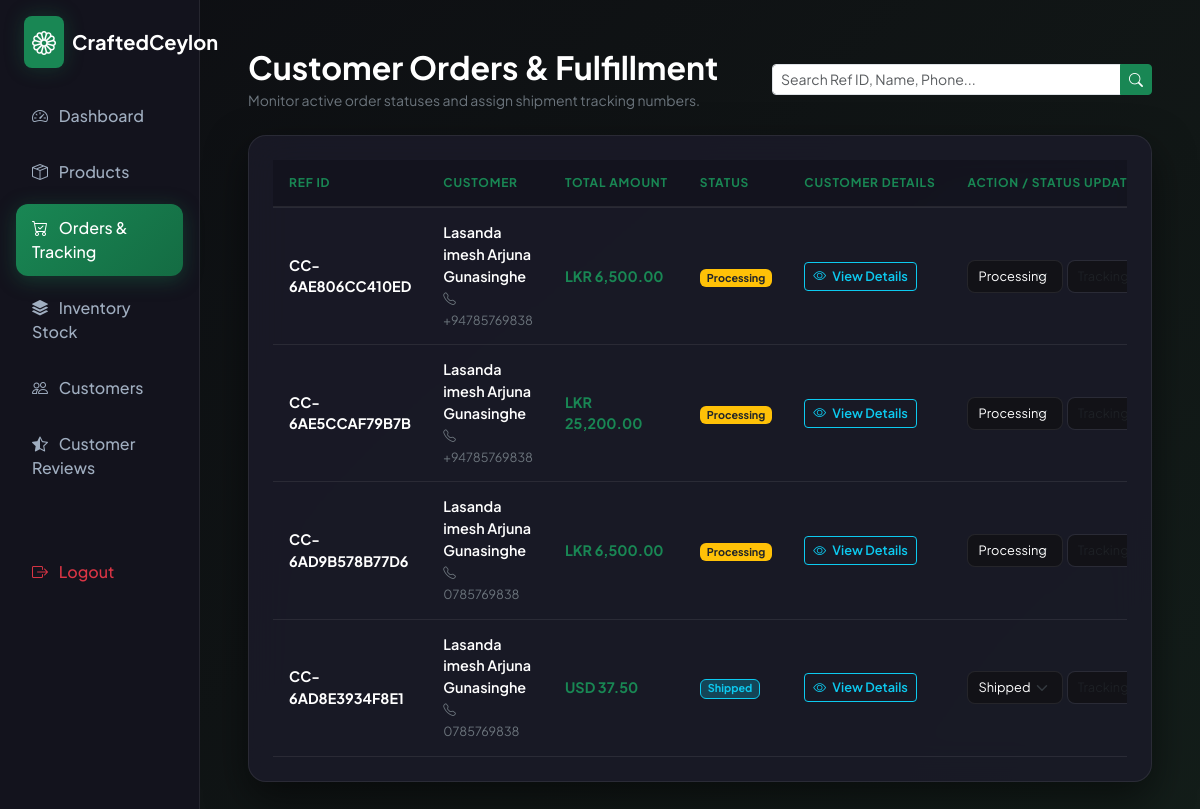
Page /admin/orders.php (signed in) on the committed database.
### tables this page shows
CREATE TABLE `orders` (
  `order_id` int(11) NOT NULL,
  `user_id` int(11) DEFAULT NULL,
  `order_reference` varchar(50) NOT NULL,
  `total_amount` decimal(10,2) NOT NULL,
  `currency_code` varchar(10) DEFAULT 'LKR',
  `shipping_name` varchar(100) NOT NULL,
  `shipping_email` varchar(100) NOT NULL,
  `shipping_phone` varchar(20) NOT NULL,
  `shipping_address` text NOT NULL,
  `city` varchar(50) NOT NULL,
  `postal_code` varchar(20) NOT NULL,
  `shipping_country` varchar(100) NOT NULL,
  `is_gift_wrapped` tinyint(1) DEFAULT 0,
  `gift_wrap_fee` decimal(10,2) DEFAULT 0.00,
  `gift_message` text DEFAULT NULL,
  `order_status` enum('Processing','Shipped','Delivered','Cancelled') DEFAULT 'Processing',
  `tracking_number` varchar(100) DEFAULT NULL,
  `order_date` timestamp NOT NULL DEFAULT current_timestamp()
);

### admin/orders.php (the view, shortened to what this page needs)
<?php
require_once '../config/db.php';
$search_query = isset($_GET['search']) ? trim($_GET['search']) : '';
$sql = "SELECT * FROM orders WHERE 1=1";
if (!empty($search_query)) {
    $escaped_search = $conn->real_escape_string($search_query);
    $sql .= " AND (order_reference LIKE '%$escaped_search%'
                OR shipping_name LIKE '%$escaped_search%'
                OR shipping_phone LIKE '%$escaped_search%')";
} else {
    $sql .= " AND order_status NOT IN ('Delivered', 'Cancelled')";
}
$sql .= " ORDER BY order_date DESC";
$orders_result = $conn->query($sql);
?>
<!DOCTYPE html>
<html lang="en">
<head>
    <link href="https://cdn.jsdelivr.net/npm/bootstrap@5.3.0/dist/css/bootstrap.min.css" rel="stylesheet">
    <link href="https://cdn.jsdelivr.net/npm/bootstrap-icons@1.10.5/font/bootstrap-icons.css" rel="stylesheet">
</head>
<body>
    <div class="container-fluid">
        <div class="row">
            <div class="col-md-3 col-lg-2 sidebar min-vh-100 p-3">
                <div class="d-flex align-items-center gap-2 mb-4 px-2">
                    <div class="bg-success text-white rounded-3 p-2 d-flex align-items-center justify-content-center glow-success">
                        <i class="bi bi-flower1 fs-4"></i>
                    </div>
                    <h5 class="fw-bold text-white mb-0">CraftedCeylon</h5>
                </div>
                <ul class="nav flex-column gap-2">
                    <li class="nav-item">
                        <a href="dashboard.php" class="nav-link">
                            <i class="bi bi-speedometer2 me-2"></i> Dashboard
                        </a>
                    </li>
                    <li class="nav-item">
                        <a href="products.php" class="nav-link">
                            <i class="bi bi-box-seam me-2"></i> Products
                        </a>
                    </li>
                    <li class="nav-item">
                        <a href="orders.php" class="nav-link active">
                            <i class="bi bi-cart-check me-2"></i> Orders & Tracking
                        </a>
                    </li>
                    <li class="nav-item">
                        <a href="inventory.php" class="nav-link">
                            <i class="bi bi-stack me-2"></i> Inventory Stock
                        </a>
                    </li>
                    <li class="nav-item">
                        <a href="customers.php" class="nav-link">
                            <i class="bi bi-people me-2"></i> Customers
                        </a>
                    </li>
                    <li class="nav-item">
                        <a href="reviews.php" class="nav-link">
                            <i class="bi bi-star-half me-2"></i> Customer Reviews
                        </a>
                    </li>
                    <li class="nav-item mt-5">
                        <a href="logout.php" class="nav-link text-danger">
                            <i class="bi bi-box-arrow-right me-2"></i> Logout
                        </a>
                    </li>
                </ul>
            </div>
            <div class="col-md-9 col-lg-10 p-4 p-md-5">
                <div class="d-flex flex-column flex-md-row justify-content-between align-items-center mb-4 gap-3">
                    <div>
                        <h2 class="fw-bold text-white mb-1">Customer Orders & Fulfillment</h2>
                        <p class="text-secondary small mb-0">Monitor active order statuses and assign shipment tracking numbers.</p>
                    </div>
                    <form action="orders.php" method="GET" class="d-flex gap-2" style="width: 100%; max-width: 380px;">
                        <div class="input-group input-group-sm">
                            <input type="text" name="search" class="form-control" placeholder="Search Ref ID, Name, Phone..." value="<?php echo htmlspecialchars($search_query); ?>">
                            <button class="btn btn-success" type="submit"><i class="bi bi-search"></i></button>
                        </div>
                    </form>
                </div>
                <div class="dark-card p-3 p-md-4">
                    <div class="table-responsive">
                        <table class="table table-dark-custom align-middle mb-0">
                            <thead>
                                <tr>
                                    <th>Ref ID</th>
                                    <th>Customer</th>
                                    <th>Total Amount</th>
                                    <th>Status</th>
                                    <th>Customer Details</th>
                                    <th style="min-width: 290px;">Action / Status Update</th>
                                </tr>
                            </thead>
                            <tbody>
                                <?php
                                if ($orders_result && $orders_result->num_rows > 0):
                                    while($order = $orders_result->fetch_assoc()):
                                ?>
                                <tr>
                                    <td class="fw-bold text-white"><?php echo htmlspecialchars($order['order_reference']); ?></td>
                                    <td>
                                        <span class="text-white fw-semibold"><?php echo htmlspecialchars($order['shipping_name'] ?? 'N/A'); ?></span><br>
                                        <small class="text-secondary"><i class="bi bi-telephone me-1"></i><?php echo htmlspecialchars($order['shipping_phone'] ?? 'N/A'); ?></small>
                                    </td>
                                    <td class="fw-bold text-success">
                                        <?php echo htmlspecialchars($order['currency_code'] ?? 'LKR') . ' ' . number_format($order['total_amount'], 2); ?>
                                    </td>
                                    <td>
                                        <?php
                                            $status = $order['order_status'];
                                            $badge_class = 'warning text-dark';
                                            if ($status == 'Shipped') $badge_class = 'info bg-opacity-25 text-info border border-info';
                                            elseif ($status == 'Delivered') $badge_class = 'success bg-opacity-25 text-success border border-success';
                                            elseif ($status == 'Cancelled') $badge_class = 'danger';
                                        ?>
                                        <span class="badge bg-<?php echo $badge_class; ?>">
                                            <?php echo htmlspecialchars($status); ?>
                                        </span>
                                    </td>
                                    <td>
                                        <button type="button" class="btn btn-sm btn-outline-info fw-semibold px-2 py-1" style="font-size: 0.8rem;" data-bs-toggle="modal" data-bs-target="#orderDetailsModal<?php echo $order['order_id']; ?>">
                                            <i class="bi bi-eye me-1"></i> View Details
                                        </button>
                                    </td>
                                    <td>
                                        <form action="orders.php" method="POST" class="action-form d-flex gap-1 align-items-center">
                                            <select name="order_status" class="form-select" style="width: 105px;">
                                                <option value="Processing" <?php if($order['order_status']=='Processing') echo 'selected'; ?>>Processing</option>
                                                <option value="Shipped" <?php if($order['order_status']=='Shipped') echo 'selected'; ?>>Shipped</option>
                                            </select>
                                            <input type="text" name="tracking_number" value="<?php echo htmlspecialchars($order['tracking_number'] ?? ''); ?>" placeholder="Tracking No" class="form-control" style="width: 110px;">
                                        </form>
                                    </td>
                                </tr>
                                <?php
                                    endwhile;
                                else:
                                ?>
                                <tr>
                                    <td colspan="6" class="text-center text-secondary py-5">No customer orders found matching your search criteria.</td>
                                </tr>
                                <?php endif; ?>
                            </tbody>
                        </table>
                    </div>
                </div>
            </div>
        </div>
    </div>
</body>
</html>

### admin/orders.php (style rules this page uses)
:root { --bg-dark: #0d0d12; --bg-card: rgba(26, 26, 40, 0.85); --bg-sidebar: #13131d; --text-main: #ffffff; --text-sub: #a0aec0; --accent-green: #198754; --border-color: rgba(255, 255, 255, 0.08); }
body { background-color: var(--bg-dark); background-image: linear-gradient(135deg, rgba(13, 13, 18, 0.95), rgba(20, 30, 25, 0.9)), radial-gradient(circle at 10% 20%, rgba(25, 135, 84, 0.15) 0%, transparent 40%), radial-gradient(circle at 90% 80%, rgba(13, 202, 240, 0.08) 0%, transparent 40%); background-attachment: fixed; color: var(--text-main); font-family: 'Plus Jakarta Sans', sans-serif; min-height: 100vh; }
.sidebar { background-color: var(--bg-sidebar); border-right: 1px solid var(--border-color); backdrop-filter: blur(15px); }
.nav-link { color: var(--text-sub); border-radius: 12px; padding: 12px 16px; font-weight: 500; transition: all 0.3s cubic-bezier(0.4, 0, 0.2, 1); }
.nav-link.active { background: linear-gradient(135deg, #198754 0%, #146c43 100%); color: #ffffff !important; box-shadow: 0 4px 20px rgba(25, 135, 84, 0.35); }
.dark-card { background: var(--bg-card); backdrop-filter: blur(20px); -webkit-backdrop-filter: blur(20px); border: 1px solid var(--border-color); border-radius: 18px; box-shadow: 0 16px 40px rgba(0, 0, 0, 0.5); }
.table-dark-custom { --bs-table-bg: transparent; --bs-table-color: var(--text-main); border-color: var(--border-color); }
.table-dark-custom th { color: var(--accent-green); font-weight: 700; text-transform: uppercase; font-size: 0.75rem; letter-spacing: 0.8px; padding: 14px 16px; border-bottom: 2px solid var(--border-color); background-color: rgba(19, 19, 29, 0.7); white-space: nowrap; }
.table-dark-custom td { padding: 14px 16px; border-bottom: 1px solid var(--border-color); color: var(--text-main); vertical-align: middle; font-size: 0.9rem; }
.action-form .form-select, .action-form .form-control { background-color: rgba(18, 18, 22, 0.8); border: 1px solid var(--border-color); color: var(--text-main); border-radius: 8px; font-size: 0.8rem; padding: 6px 10px; }
.glow-success { box-shadow: 0 0 20px rgba(25, 135, 84, 0.3); }

### rows in the picture
orders: order_reference "CC-6AE806CC410ED", shipping_name "Lasanda imesh Arjuna Gunasinghe", shipping_phone "+94785769838", currency_code "LKR", total_amount "6,500.00", order_status "Processing"
orders: order_reference "CC-6AE5CCAF79B7B", shipping_name "Lasanda imesh Arjuna Gunasinghe", shipping_phone "+94785769838", currency_code "LKR", total_amount "25,200.00", order_status "Processing"
orders: order_reference "CC-6AD9B578B77D6", shipping_name "Lasanda imesh Arjuna Gunasinghe", shipping_phone "0785769838", currency_code "LKR", total_amount "6,500.00", order_status "Processing"
orders: order_reference "CC-6AD8E3934F8E1", shipping_name "Lasanda imesh Arjuna Gunasinghe", shipping_phone "0785769838", currency_code "USD", total_amount "37.50", order_status "Shipped"
